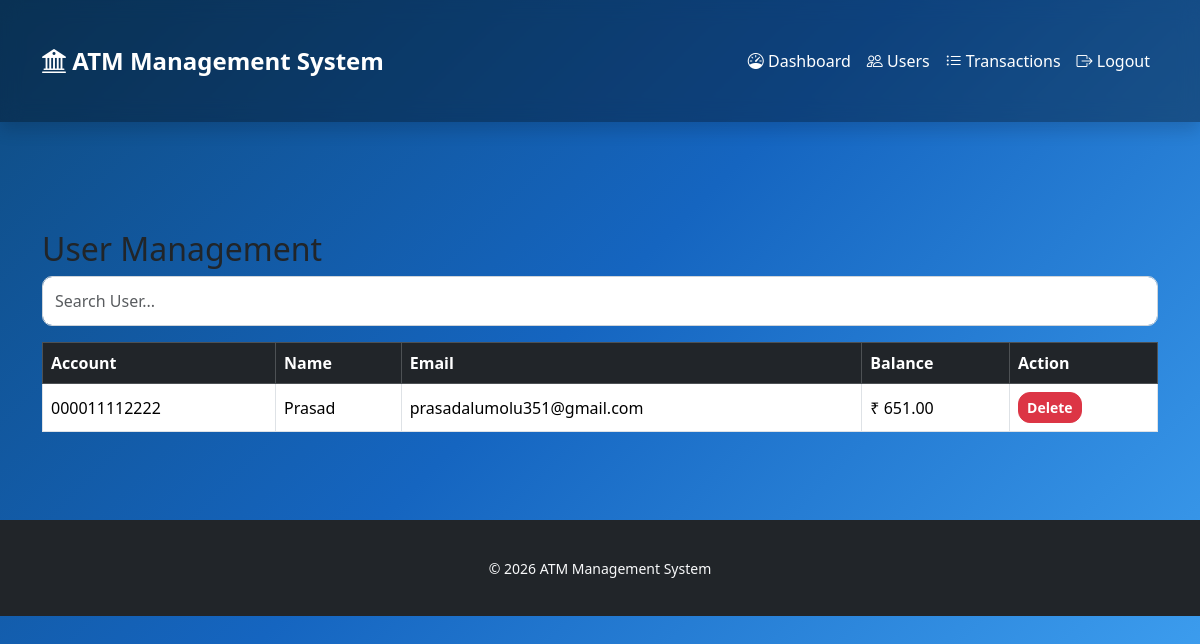
/view_users (signed in), run on the app's committed database.
### tables this page shows
CREATE TABLE users(
    id INTEGER PRIMARY KEY AUTOINCREMENT,
    account_no TEXT UNIQUE NOT NULL,
    name TEXT NOT NULL,
    email TEXT UNIQUE,
    pin TEXT NOT NULL,
    balance REAL DEFAULT 0,
    created_at TIMESTAMP DEFAULT CURRENT_TIMESTAMP
);

### app.py (the view)
@app.route("/view_users")
@admin_required
def view_users():
    search = request.args.get("search", "").strip()
    conn = get_db()
    if search:
        users = conn.execute(
            """
            SELECT *
            FROM users
            WHERE
            account_no LIKE ?
            OR name LIKE ?
            OR email LIKE ?
            ORDER BY id DESC
            """,
            (
                f"%{search}%",
                f"%{search}%",
                f"%{search}%"
            )
        ).fetchall()
    else:
        users = conn.execute(
            """
            SELECT *
            FROM users
            ORDER BY id DESC
            """
        ).fetchall()
    conn.close()
    return render_template(
        "view_users.html",
        users=users,
        search=search
    )

### app.py (called while the page is built)
def get_db():
    conn = sqlite3.connect(DATABASE)
    conn.row_factory = sqlite3.Row
    return conn

def admin_required(function):
    @wraps(function)
    def wrapper(*args, **kwargs):
        if "admin" not in session:
            flash(
                "Admin login required.",
                "warning"
            )
            return redirect(url_for("admin"))
        return function(*args, **kwargs)
    return wrapper

### templates/view_users.html (shortened to what this page needs)
{% extends "base.html" %}
{% block content %}
<h2>User Management</h2>
<form class="mb-3">
<input
type="text"
name="search"
class="form-control"
placeholder="Search User..."
value="{{ search }}">
</form>
<div class="table-responsive">
<table class="table table-bordered table-hover">
<thead class="table-dark">
<tr>
<th>Account</th>
<th>Name</th>
<th>Email</th>
<th>Balance</th>
<th>Action</th>
</tr>
</thead>
<tbody>
{% for u in users %}
<tr>
<td>{{ u.account_no }}</td>
<td>{{ u.name }}</td>
<td>{{ u.email }}</td>
<td>₹ {{ "%.2f"|format(u.balance) }}</td>
<td>
<a
href="{{ url_for('delete_user',account_no=u.account_no) }}"
class="btn btn-sm btn-danger"
onclick="return confirm('Delete this user?')">
Delete
</a>
</td>
</tr>
{% endfor %}
</tbody>
</table>
</div>
{% endblock %}

### static/css/style.css (style rules this page uses)
body { margin: 0; padding: 0; min-height: 100vh; font-family: "Segoe UI", Arial, sans-serif; background: linear-gradient( 135deg, #0f4c81 0%, #1565c0 45%, #42a5f5 100% ); background-attachment: fixed; background-repeat: no-repeat; background-size: cover; }
.btn { border-radius: 12px; font-weight: bold; transition: all .3s; }
.form-control { border-radius: 10px; padding: 12px; border: 1px solid #ced4da; }
.table { vertical-align: middle; }
.table thead { font-weight: bold; }
a { text-decoration: none; }

### data on the page
users: account_no "000011112222", name "Prasad", email "prasadalumolu351@gmail.com", balance "651.00"
